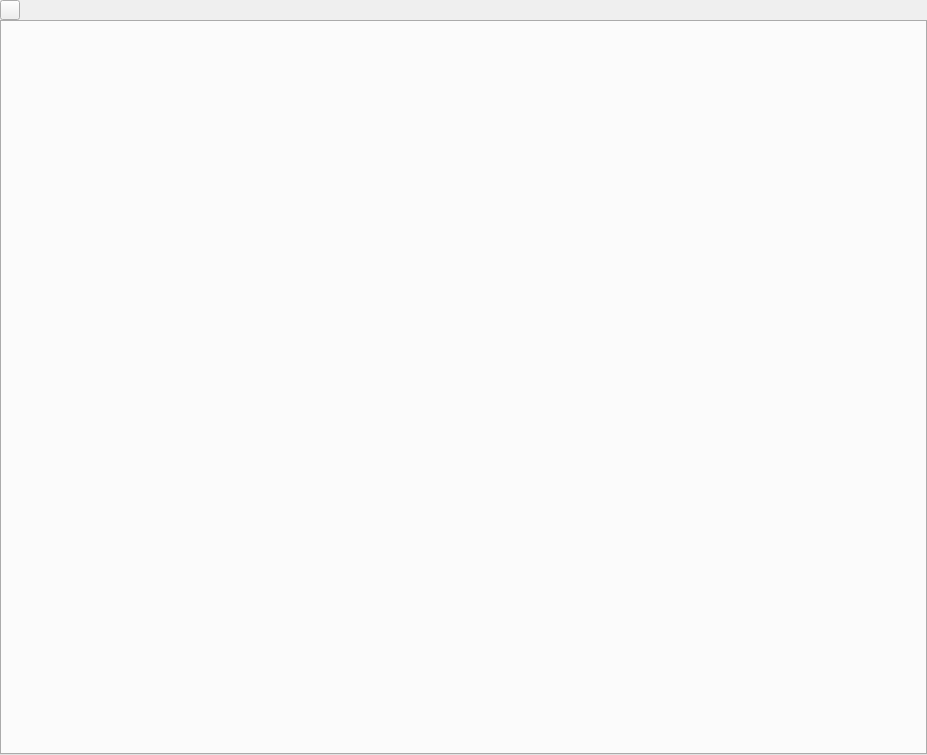
<?xml version="1.0" encoding="UTF-8"?>
<ui version="4.0">
 <class>NodeGraphicsEditor</class>
 <widget class="QWidget" name="NodeGraphicsEditor">
  <property name="geometry">
   <rect>
    <x>0</x>
    <y>0</y>
    <width>927</width>
    <height>755</height>
   </rect>
  </property>
  <property name="windowTitle">
   <string>NodeGraphics</string>
  </property>
  <layout class="QVBoxLayout" name="verticalLayout">
   <property name="spacing">
    <number>0</number>
   </property>
   <property name="leftMargin">
    <number>0</number>
   </property>
   <property name="topMargin">
    <number>0</number>
   </property>
   <property name="rightMargin">
    <number>0</number>
   </property>
   <property name="bottomMargin">
    <number>0</number>
   </property>
   <item>
    <widget class="QWidget" name="title_bar" native="true">
     <property name="sizePolicy">
      <sizepolicy hsizetype="Preferred" vsizetype="Fixed">
       <horstretch>0</horstretch>
       <verstretch>0</verstretch>
      </sizepolicy>
     </property>
     <property name="minimumSize">
      <size>
       <width>0</width>
       <height>20</height>
      </size>
     </property>
     <property name="maximumSize">
      <size>
       <width>16777215</width>
       <height>20</height>
      </size>
     </property>
     <layout class="QHBoxLayout" name="horizontalLayout">
      <property name="spacing">
       <number>0</number>
      </property>
      <property name="leftMargin">
       <number>0</number>
      </property>
      <property name="topMargin">
       <number>0</number>
      </property>
      <property name="rightMargin">
       <number>0</number>
      </property>
      <property name="bottomMargin">
       <number>0</number>
      </property>
      <item>
       <widget class="QToolButton" name="toolButton">
        <property name="minimumSize">
         <size>
          <width>20</width>
          <height>20</height>
         </size>
        </property>
        <property name="maximumSize">
         <size>
          <width>20</width>
          <height>20</height>
         </size>
        </property>
        <property name="text">
         <string/>
        </property>
       </widget>
      </item>
      <item>
       <spacer name="horizontalSpacer">
        <property name="orientation">
         <enum>Qt::Horizontal</enum>
        </property>
        <property name="sizeHint" stdset="0">
         <size>
          <width>40</width>
          <height>20</height>
         </size>
        </property>
       </spacer>
      </item>
     </layout>
    </widget>
   </item>
   <item>
    <widget class="QTabWidget" name="graphics_tab"/>
   </item>
  </layout>
 </widget>
 <layoutdefault spacing="6" margin="11"/>
 <resources/>
 <connections/>
</ui>
